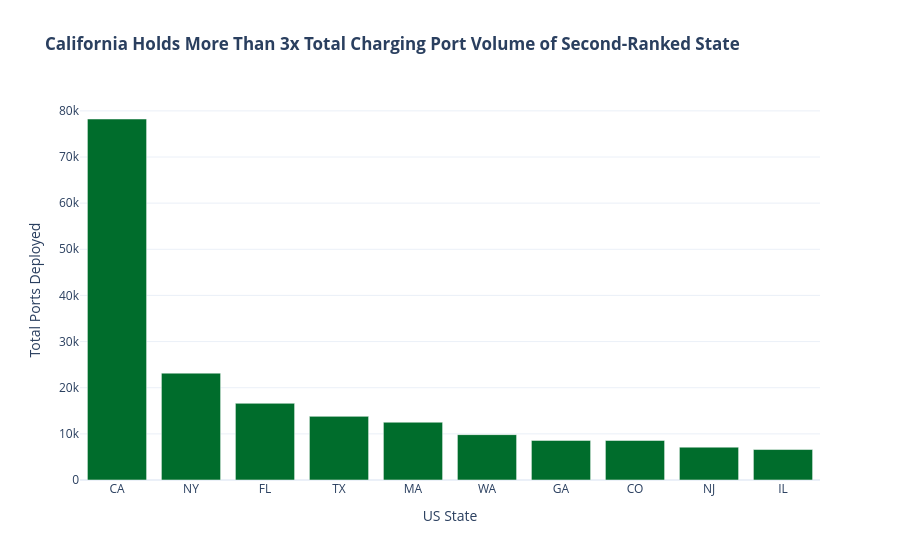

Notebook cell for this chart:
### Code cell
## Question 6: Which top US states lead in total EV port volume?
#**Analytical Focus:** Spatial aggregate state-level port distribution.

df_q6 = df[df['Country'] == 'US'].groupby('State')['Total Ports'].sum().reset_index().sort_values(by='Total Ports', ascending=False).head(10)

fig6 = px.bar(
    df_q6, x='State', y='Total Ports',
    title="<b>California Holds More Than 3x Total Charging Port Volume of Second-Ranked State</b>",
    labels={'Total Ports': 'Total Ports Deployed', 'State': 'US State'},
    color_discrete_sequence=['#006d2c'],
    template='plotly_white'
)
fig6.update_xaxes(showgrid=False)
fig6.show()

### Figure 1 — Plotly figure (JSON) as saved in the notebook; plotly's stock layout.template omitted (floating-point values rounded to 4 significant figures)
{"data": [{"hovertemplate": "US State=%{x}<br>Total Ports Deployed=%{y}<extra></extra>", "legendgroup": "", "marker": {"color": "#006d2c", "pattern": {"shape": ""}}, "name": "", "orientation": "v", "showlegend": false, "textposition": "auto", "type": "bar", "x": ["CA", "NY", "FL", "TX", "MA", "WA", "GA", "CO", "NJ", "IL"], "xaxis": "x", "y": [78240.0, 23160.0, 16620.0, 13790.0, 12520.0, 9832.0, 8583.0, 8571.0, 7119.0, 6606.0], "yaxis": "y"}], "layout": {"barmode": "relative", "legend": {"tracegroupgap": 0}, "title": {"text": "<b>California Holds More Than 3x Total Charging Port Volume of Second-Ranked State</b>"}, "xaxis": {"anchor": "y", "domain": [0, 1], "showgrid": false, "title": {"text": "US State"}}, "yaxis": {"anchor": "x", "domain": [0, 1], "title": {"text": "Total Ports Deployed"}}}}
